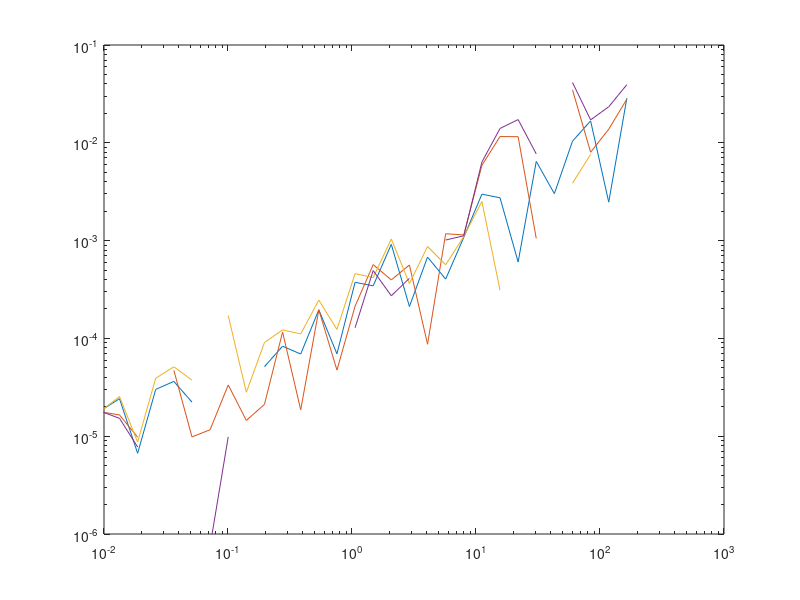
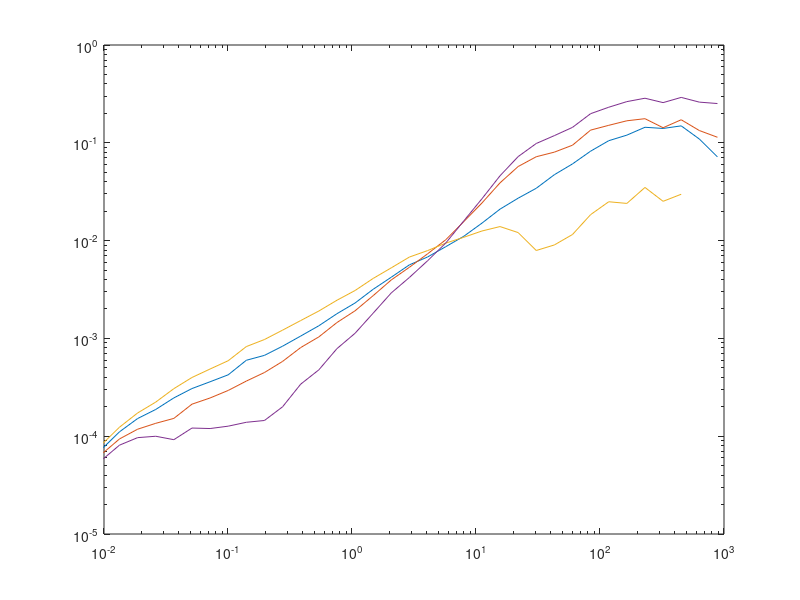

These figures' MATLAB source, in order:
%%%%%%%%%%%%%%%%%%%%%%%%%%%%%%%%%%%%%%%%%%%%%%%%%%%%%%%%
%%%%%% Script to calculate the signature function %%%%%%
%%%%%%                        2D                  %%%%%%
%%%%%% V(r) = -(r^2)/4 d/dr(1/r d <delv^2>/dr)    %%%%%%
%%%%%%                                            %%%%%%
%%%%%% Dhruv Balwada ; July 14 2016               %%%%%%
%%%%%%%%%%%%%%%%%%%%%%%%%%%%%%%%%%%%%%%%%%%%%%%%%%%%%%%%

clear all
load S2.mat 
% s2ll = nanmoving_average(s2ll,6);
% s2tt = nanmoving_average(s2tt,6);
% s2rr = nanmoving_average(s2rr,6);
% s2dd = nanmoving_average(s2dd,6);

dslldr = nan(length(dist_axis),1) ; 
dsttdr = nan(length(dist_axis),1) ; 
dsrrdr = nan(length(dist_axis),1) ; 
dsdddr = nan(length(dist_axis),1) ; 

r      = nan(length(dist_axis),1) ; 

for ii = 2 : length(dist_axis)-1
    dr = dist_axis(ii+1) - dist_axis(ii);
    dslldr(ii) = (s2ll(ii+1) - s2ll(ii))/dr;
    dsttdr(ii) = (s2tt(ii+1) - s2tt(ii))/dr;
    dsrrdr(ii) = (s2rr(ii+1) - s2rr(ii))/dr;
    dsdddr(ii) = (s2dd(ii+1) - s2dd(ii))/dr;
    r(ii) = 0.5*(dist_axis(ii+1) + dist_axis(ii)); 
end


Vll   = nan(length(dist_axis),1) ; 
Vtt   = nan(length(dist_axis),1) ; 
Vdd   = nan(length(dist_axis),1) ; 
Vrr   = nan(length(dist_axis),1) ; 

for ii = 2 : length(dist_axis)-1
    dr = r(ii+1) - r(ii); 
    
    Vll(ii) = -dist_axis(ii)^2/4*(1/r(ii+1)*dslldr(ii+1) ...
        - 1/r(ii)*dslldr(ii))/dr;
    Vtt(ii) = -dist_axis(ii)^2/4*(1/r(ii+1)*dsttdr(ii+1) ...
        - 1/r(ii)*dsttdr(ii))/dr;
    Vdd(ii) = -dist_axis(ii)^2/4*(1/r(ii+1)*dsdddr(ii+1) ...
        - 1/r(ii)*dsdddr(ii))/dr;
    Vrr(ii) = -dist_axis(ii)^2/4*(1/r(ii+1)*dsrrdr(ii+1) ...
        - 1/r(ii)*dsrrdr(ii))/dr;
end

%% 
close all
figure
loglog(dist_axis/1000, Vll.*dist_axis')
hold all
loglog(dist_axis/1000, Vtt.*dist_axis')
loglog(dist_axis/1000, Vdd.*dist_axis')
loglog(dist_axis/1000, Vrr.*dist_axis')
axis([10^-2 1000 10^-6 10^-1])

figure
loglog(dist_axis/1000, s2ll)
hold all
loglog(dist_axis/1000, s2tt)
loglog(dist_axis/1000, s2dd)
loglog(dist_axis/1000, s2rr)
axis([10^-2 1000 10^-5 10^0])